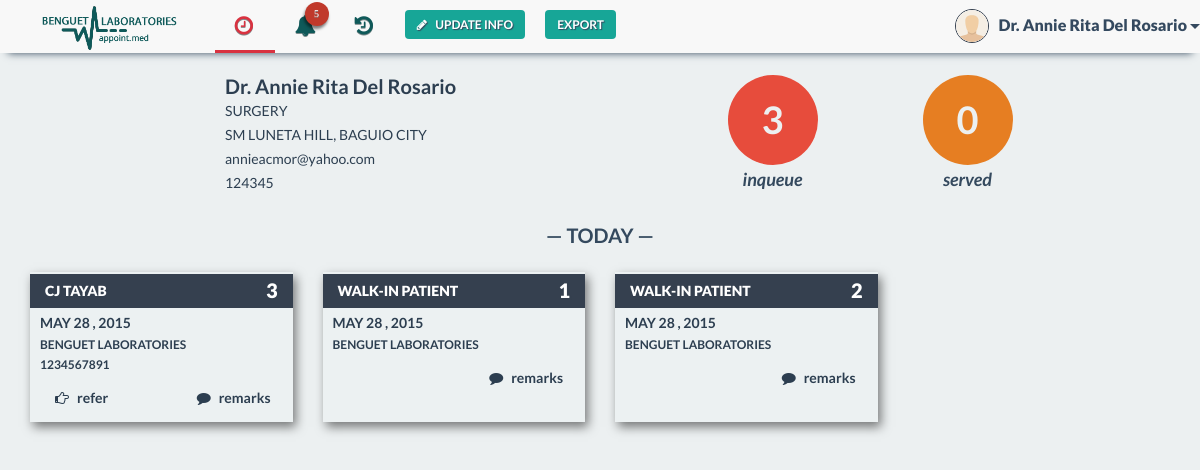
/schedules.php (signed in), run on the app's committed database.
### tables this page shows
CREATE TABLE IF NOT EXISTS `doctor` (
  `doctor_id` varchar(30) NOT NULL,
  `doctor_name` varchar(30) NOT NULL,
  `specialization` text NOT NULL,
  `doctor_status` enum('In','Out','Break') NOT NULL,
  `email` varchar(30) NOT NULL,
  `username` varchar(30) NOT NULL,
  PRIMARY KEY (`doctor_id`),
  KEY `username` (`username`)
);

CREATE TABLE IF NOT EXISTS `clinic` (
  `clinic_id` int(30) NOT NULL AUTO_INCREMENT,
  `clinic_location` varchar(200) NOT NULL,
  `clinic_name` varchar(50) NOT NULL,
  `clinic_contact` text NOT NULL,
  `doctor_id` varchar(30) NOT NULL,
  `cut_off_no` int(30) NOT NULL,
  PRIMARY KEY (`clinic_id`),
  KEY `doctor_id` (`doctor_id`)
);

CREATE TABLE IF NOT EXISTS `queue_notif` (
  `queue_id` int(100) NOT NULL,
  `clinic_id` int(30) NOT NULL,
  `appointment_id` int(30) NOT NULL,
  `appoint_date` date NOT NULL,
  KEY `appointment_id` (`appointment_id`),
  KEY `clinic_id` (`clinic_id`),
  KEY `queue_id` (`queue_id`)
);

CREATE TABLE IF NOT EXISTS `patient` (
  `patient_id` varchar(30) NOT NULL,
  `patient_name` varchar(30) NOT NULL,
  `patient_contact` varchar(20) NOT NULL,
  `birthdate` date NOT NULL,
  `email` varchar(30) NOT NULL,
  `username` varchar(30) NOT NULL,
  `occupation` text,
  PRIMARY KEY (`patient_id`),
  KEY `username` (`username`)
);

CREATE TABLE IF NOT EXISTS `appointment` (
  `appointment_id` int(30) NOT NULL AUTO_INCREMENT,
  `remarks` text NOT NULL,
  `doctor_id` varchar(30) NOT NULL,
  `patient_id` varchar(30) NOT NULL,
  `appoint_date` date NOT NULL,
  `appointment_status` enum('Cancelled','Completed','Referred','Inqueue') NOT NULL,
  `clinic_id` int(30) NOT NULL,
  PRIMARY KEY (`appointment_id`),
  KEY `doctor_id_2` (`doctor_id`),
  KEY `patient_id` (`patient_id`),
  KEY `clinic_id` (`clinic_id`)
);

CREATE TABLE IF NOT EXISTS `walk_in` (
  `walk_in_id` int(30) NOT NULL,
  `clinic_id` int(30) NOT NULL,
  `appoint_date` date NOT NULL,
  `doctor_id` varchar(30) NOT NULL,
  `walk_in` int(30) NOT NULL AUTO_INCREMENT,
  `appointment_status` enum('Inqueue','Completed','','') NOT NULL,
  PRIMARY KEY (`walk_in`),
  KEY `doctor_id` (`doctor_id`),
  KEY `clinic_id` (`clinic_id`)
);

### include/dc-nav-end.php (shortened to what this page needs)
            <li class="nav-button navbar-right hidden-sm hidden-xs">
                <form action="export.php" method="post">
                    <input type="submit" class="btn btn-default btn-noborder green-btn" value="Export" name="submit">
                </form>
            </li>
            <li class="nav-button navbar-right">
                <button type="button" class="btn btn-default btn-noborder green-btn nav-modal-button" data-toggle="modal" data-target=".bs-dc-edit-profile-modal-lg" data-id="'.$appointment_id.'" data-patient-id="'.$patient_id.'">
                <i class="fa fa-pencil"></i>Update Info</button>
            </li>
            </ul>
            <ul class="nav navbar-nav navbar-right signedin">
                <div class="btn-group navbar-right tooltip-bottom" data-tooltip="You">
                    <button type="button" class="btn btn-default btn-lg btn-noborder dropdown-toggle" data-toggle="dropdown" aria-expanded="false">
                        <div class="signedin-photo">
                            <img class="img-responsive" src="img/profile/<?php
                            $file = "img/profile/" . $doctor_id . ".jpg";
                            if (file_exists($file)) {
                                echo $doctor_id;
                            } else {
                                echo 'profile_avatar';
                            }
                            ?>.jpg">
                        </div>
                        <?php echo 'Dr. ' . $doctor ?>
                        <span class="caret"></span>
                    </button>
                </div>
            </ul>
        </div>
    </div>
</nav>

### include/user-md.php (shortened to what this page needs)
<div class="col-md-12 col-md-4 col-md-offset-2 user-md">
    <h1>Dr. <?php echo $doctor; ?></h1>
    <p><?php echo $row['specialization']; ?></p>
    <p><?php echo $c_row['clinic_location']; ?></p>
    <p class="email"><?php echo $row['email']; ?></p>
    <p><?php echo $c_row['clinic_contact']; ?></p>
</div>

### include/sched-schedules-panel.php (shortened to what this page needs)
<?php
$walks = mysqli_query($con, "SELECT * FROM walk_in WHERE clinic_id LIKE '$clinic_id' AND appoint_date LIKE '$date' AND appointment_status LIKE 'Inqueue'");
if (mysqli_num_rows($a_result) >= 1 || mysqli_num_rows($walks)>= 1) {
    while ($row = mysqli_fetch_array($a_result)) {
        $patient = $row['patient_id'];
        $p_result = mysqli_query($con, "SELECT * FROM patient WHERE patient_id LIKE '$patient'");
        $pat = mysqli_fetch_array($p_result);
        $c_id = $row['clinic_id'];
        $appointment_id = $row['appointment_id'];
        $queue_id = $row['queue_id'];
        $sched_date = date("F j , Y", strtotime($row['appoint_date']));
        $clinic_result = mysqli_query($con, "SELECT * FROM clinic WHERE clinic_id LIKE '$c_id'") or die(mysqli_error());
        $clinic_result_row = mysqli_fetch_array($clinic_result);
        $clinic_name = $clinic_result_row['clinic_name'];
        echo '<div class="col-xs-12 col-md-6 col-lg-3">
                    <div class="panel panel-default sched-panel">';
        echo'<div class="panel-heading">';
        echo $pat['patient_name'];
        echo '<p class="queue-num">' . $queue_id . '</p>';
        echo '</div>';
        echo' <div class="panel-body">';
        echo '<p class="appointment-header">' . $sched_date . '</p>';
        echo '<p>' . $clinic_name . '</p>';
        echo '<p>' . $pat['patient_contact'] . '</p>';
        echo '</div>';
        echo '<div class="appmnt-pnl-btns">
                    <button type="button" class="btn btn-default btn-inverse appo btn-noborder tooltip-bottom" data-tooltip="refer to a doctor" data-toggle="modal" data-target=".bs-example-modal-sm" data-id="' . $appointment_id . '" data-patient-id="' . $patient . '">
                    <i class="fa fa-hand-o-right"></i>Refer</button>
                    <button type="button" class="btn btn-default btn-inverse appo btn-noborder" data-toggle="modal" data-target=".bs-remarks-modal-sm" data-a-id="' . $appointment_id . '" data-p-id="' . $patient . '">
                    <i class="fa fa-comment"></i>Remarks</button>
                    </div>
                </div>
            </div>';
    }
        while($row2 = mysqli_fetch_array($walks)){
            $c_id = $row2['clinic_id'];
            $walk_in_i = $row2['walk_in'];
            $sql_k = mysqli_query($con, "SELECT * FROM clinic WHERE clinic_id LIKE '$c_id'");
            $clinic = mysqli_fetch_array($sql_k);
            $clinic_name = $clinic['clinic_name'];
            $sched_date = date("F j , Y", strtotime($row2['appoint_date']));
            echo '<div class="col-xs-12 col-md-6 col-lg-3">
                    <div class="panel panel-default sched-panel">';
                echo'<div class="panel-heading">';
                    echo 'Walk-in Patient';
                    echo '<p class="queue-num">' . $row2['walk_in_id'] . '</p>';
                echo '</div>';
                echo '<div class="panel-body">';
                    echo '<p class="appointment-header">' . $sched_date . '</p>';
                    echo '<p>' . $clinic_name . '</p>';
                echo '</div>';
                echo '<div class="appmnt-pnl-btns">
                    <button type="button" class="btn btn-default btn-inverse walk btn-noborder" data-toggle="modal" data-target=".bs-walk-remarks-modal-sm" data-walk-id="' . $walk_in_i . '">
                    <i class="fa fa-comment"></i>Remarks</button>
                    </div>';
            echo '</div></div>';
        }
    }
?>

### css/styles.css (style rules this page uses)
* { margin: 0; padding: 0; }
body { padding-top: 50px; font-family: "Lato", Arial, sans-serif; color: #34495e; font-size: 18px; line-height: 1.72222; background-color: #4AAAA5; }
h1, h2, h3, h4 { font-family: inherit; font-weight: 700; line-height: 1.1; color: inherit; }
.e4e8e9-bg { background: #ECF0F1 !important; }
i.fa.fa-user, i.fa.fa-user-md, i.fa.fa-location-arrow, i.fa.fa-phone, i.fa.fa-briefcase, i.fa.fa-calendar, i.fa.fa-pencil, i.fa.fa-power-off, i.fa.fa-comment, i.fa.fa-hand-o-right, i.fa.fa-envelope, i.fa.fa-angle-double-right, i.fa.fa-clock-o, i.fa.fa-calendar-o, i.fa.fa-unlock-alt, i.fa.fa-question-circle, i.fa.fa-plus { padding-right: 8px; }
.nav-button.navbar-right { text-align: center; }
@media (min-width:768px) { body { padding-top: 60px; } }
@media (min-width:768px) { .nav-button { margin: 0 10px; } }
@media (min-width:768px) { .login-modal-btn, .green-btn, .blue-btn, .red-btn { margin: 0 !important; width: 100% !important; } }
@media (min-width:768px) { .nav-modal-button { width: auto !important; margin: 0 !important; } }
.signedin { margin-left: 5px; }
.signedin button { margin: 0; padding: 9px 0; color: #34495F; font-size: 16px; font-weight: 800; line-height: 32px; }
.signedin-photo { float: left; margin: 0 10px 0 0; }
.signedin-photo img { height: 34px; width: 34px; border-radius: 50%; border: 1px solid #35404F; }
.appointment-header { font-size: 14px !important; font-weight: 600; line-height: 14px !important; }
.panel-default { color: #fff; background-color: #0F5959; font-size: 14px; border: 2px solid #0F5959; border-radius: 0; text-transform: uppercase; transition: border 0.20s ease; -webkit-box-shadow: 3px 5px 10px 0px rgba(0, 0, 0, 0.5); -moz--box-shadow: 3px 5px 10px 0px rgba(0, 0, 0, 0.5); box-shadow: 3px 5px 10px 0px rgba(0, 0, 0, 0.5); }
.panel-heading { text-shadow: 1px 1px 1px #35404F; }
.panel-default .panel-heading { color: #fff !important; font-weight: 800; background-color: #17A697 !important; border: none; border-radius: 0; text-shadow: 1px 1px 1px #35404F; line-height: 14px; }
.sched-panel .panel-heading { background-color: #35404F !important; margin: 0 -2px; }
.queue-num { color: #fff; position: absolute; right: 30px; top: 12px; font-size: 20px; }
.panel-body { padding: 8px 0 8px 8px; }
.panel-default .panel-body p { font-size: 12px; line-height: 10px; }
.appmnt-pnl-btns, .doctor-panel-btns { padding: 0 10px; }
.appmnt-pnl-btns button { margin: 0; padding: 0; background: transparent; text-transform: lowercase; font-size: 16px; }
.appmnt-pnl-btns a, .appmnt-pnl-btns button, .doctor-panel-btns a, .doctor-panel-btns button { width: auto; color: #fff !important; font-size: 14px; text-transform: lowercase; text-decoration: none; float: right; z-index: 1; }
.appmnt-pnl-btns button { float: none; padding: 0 10px 10px; }
.appmnt-pnl-btns button:last-child { float: right !important; }
.appmnt-pnl-btns i, .doctor-panel-btns i { padding-left: 3px; }
.user-md { color: #2C3E50 !important; }
.user-md h1, .user-md p { line-height: 14px; }
.user-md h1 { font-size: 20px; }
.user-md p { margin-top: 10px; font-size: 14px; text-transform: uppercase; }
.sched-panel, .dc-profile-sched-panel { min-height: 150px; border: 2px solid transparent; background-color: rgba(236, 240, 241, 0.3) !important; }
.sched-panel .panel-body, .sched-panel .appmnt-pnl-btns button, .sched-panel .appmnt-pnl-btns a { color: #2C3E50 !important; font-weight: 600; }
.nav-modal-button { width: 70%; margin: auto; }
.green-btn { background: #17A697 !important; }
.login-modal-btn, .green-btn, .blue-btn, .red-btn { margin-top: 10px !important; color: #fff !important; font-size: 12px !important; font-weight: 600 !important; text-transform: uppercase !important; text-shadow: 1px 1px 1px #34495E !important; border-radius: 4px !important; }
.btn-noborder { border: 0; background: none; }
.email { text-transform: lowercase !important; }

### data on the page
doctor: doctor_name "Annie Rita Del Rosario", specialization "SURGERY", email "annieacmor@yahoo.com"
clinic: clinic_location "SM LUNETA HILL, BAGUIO CITY", clinic_contact "124345"
queue_notif: patient.patient_name "CJ TAYAB", queue_id "3", clinic.clinic_name "BENGUET LABORATORIES", patient.patient_contact "1234567891"
walk_in: walk_in "1", clinic.clinic_name "BENGUET LABORATORIES"
walk_in: walk_in "2", clinic.clinic_name "BENGUET LABORATORIES"

### other printed values
$notif_count2 "5"
$total_count "3"
$count1['Appointments'] "0"
